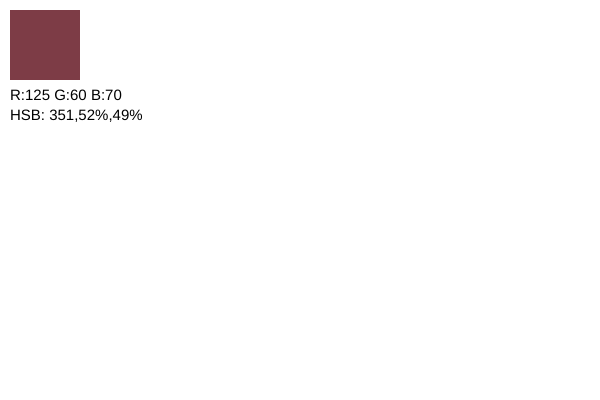
Frame 1 (no input)
Frame 60 (no input): identical to frame 1, image omitted
Frame 120 (the mouse pressed at the canvas centre since frame 60): identical to frame 1, image omitted

The p5.js sketch that drew this single still picture (run headless with seeded random() and noise() and a simulated clock; from frame 60 on, the mouse is pressed at the canvas centre):

// p5.js sketch
// ── sketch.js
var newHSB;

function setup(){
    createCanvas(600,400);
    newHSB=RGBconvert(125,60,70);
    fill(0);
    strokeWeight(0);
    textSize(15);
    text("R:125 G:60 B:70", 10,100);
    fill(125,60,70);
    rect(10,10,70,70);
    console.log(newHSB);
    fill(0);
    text("HSB: "+newHSB,10,120);
}

function draw(){

}

function RGBconvert(r_,g_,b_){
    var vals = [r_,g_,b_];
    var maxN = max(vals);
    var minN = min(vals);
//   console.log(maxN);
    var h;

    if(maxN == minN){
        h = 0;
    }

    if(maxN == r_){
        h = ((g_-b_)/(maxN-minN))*60;
        if(h<0){
            h = h + 360;
        }
    }
    else if(maxN == g_){
        h = 2+(b_-r_)/(maxN-minN);
    }
    else if(maxnN == b_){
        h=4+(r_-g_)/(maxN-minN);
    }
    //console.log("H: "+h);

    var s;
    if(maxN==0){
        s=0;
    }
    else{
        s=1-minN/maxN;
    }
    s=s*100;
    //console.log("S: "+s);

    var b;

    b = (maxN/255)*100;

    h=round(h);
    s=round(s);
    b=round(b);

    return([h,s+"%",b+"%"]);
}
